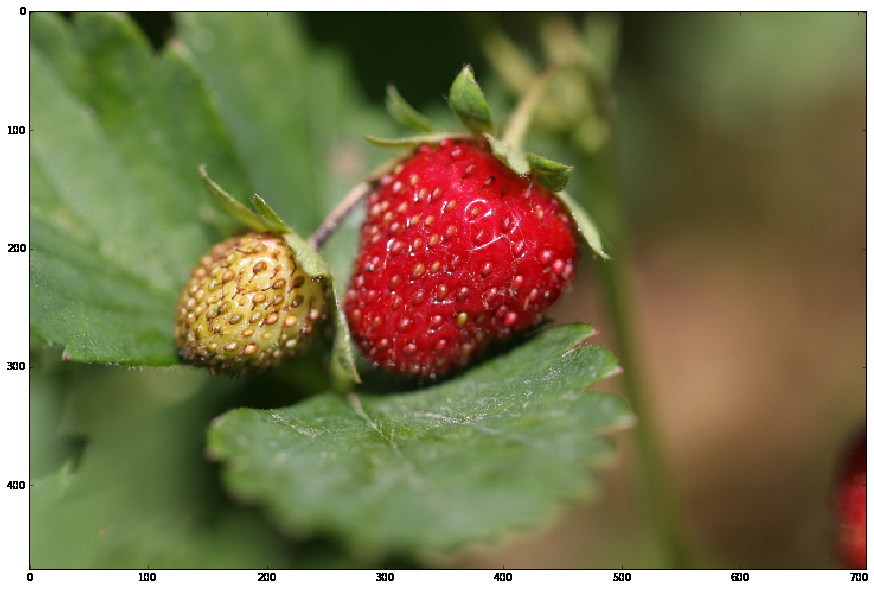
#> input picture images/strawberry.png, 874 x 590 px
$ jupyter execute 27_Object_Detection.ipynb   (older library calls are emulated)
#> lines starting #> are read from the running program, lines starting #| are printed output that depends on the picture; after the words box and inside, x2 and y2 are one past the last pixel; in counts of white or black regions, pixels touching at a corner belong together
# Object Detection

[cell 1]
import numpy as np
import matplotlib.pyplot as plt
import cv2

## Object Detection on Color Space

[cell 2]
# Read sample image.
color_image = cv2.cvtColor(cv2.imread('../images/strawberry.png'), cv2.COLOR_BGR2RGB)
_ = plt.imshow(color_image)

[cell 3]
# Seperate channel.
red_channel = color_image[:,:,0]
green_channel = color_image[:,:,1]
blue_channel = color_image[:,:,2]
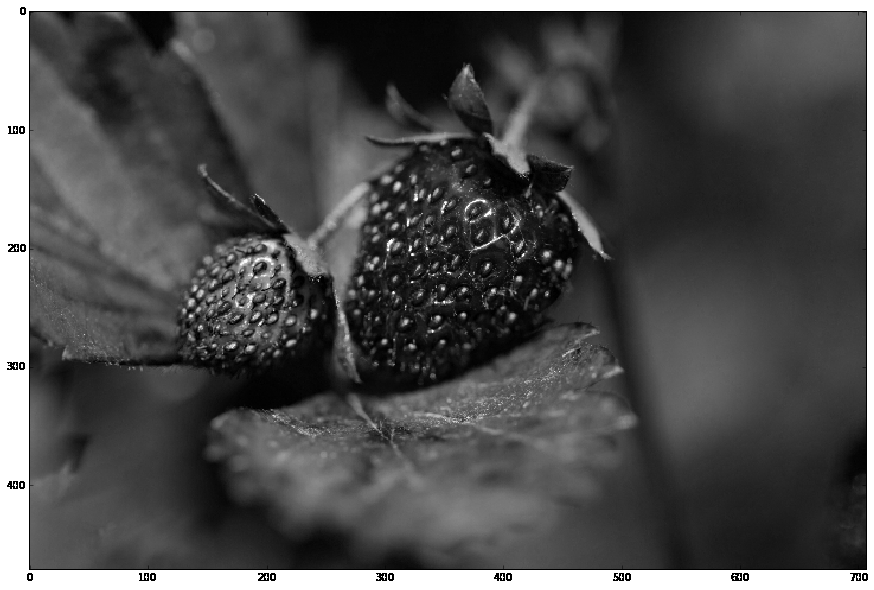
#> blue_channel: shape (590, 874); min 0, max 255, mean 77.7

plt.figure(figsize=(12, 4))
plt.subplot(131).set_title('Red')
plt.imshow(red_channel, cmap='gray')
plt.subplot(132).set_title('Green')
plt.imshow(green_channel, cmap='gray')
plt.subplot(133).set_title('Blue')
_ = plt.imshow(blue_channel, cmap='gray')

[cell 4]
# Enhance red channel. Many approaches can be possible. ie. HSV color space.
fused_channel = red_channel / 2 + 127 - green_channel / 4 - blue_channel / 4
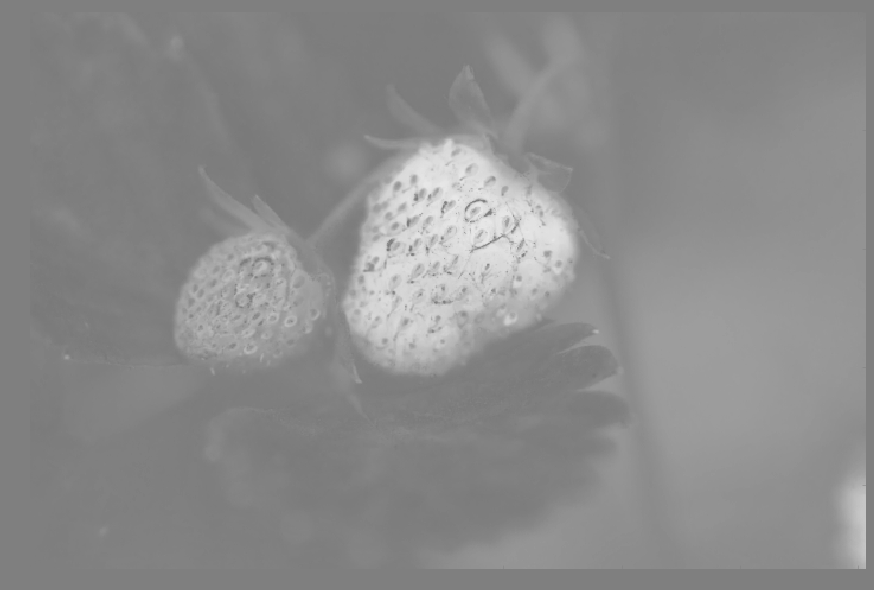
#> fused_channel: shape (590, 874) float64; min 118, max 232.2, mean 139.7
# red -> 255, white & black -> 127, green & blue -> 0
plt.imshow(fused_channel, cmap='gray')
print(np.max(fused_channel), np.min(fused_channel))
#| 232.25 118.0

[cell 5]
# Binarize.
threshold_value, binarized_image = cv2.threshold(fused_channel, 200, 255, cv2.THRESH_BINARY)
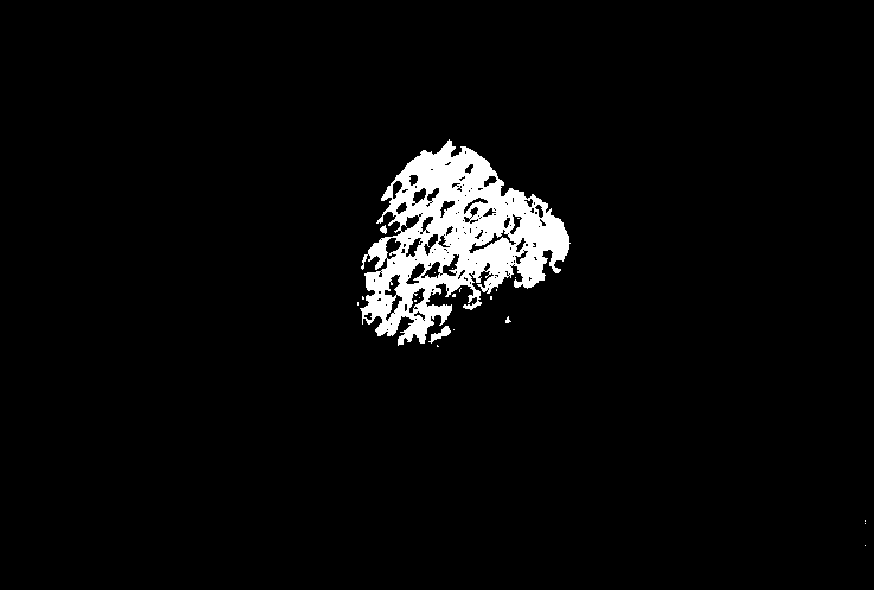
#> binarized_image: shape (590, 874) float64; 3.9% white; 21 white regions (17 under 20 px), largest, box (x1, y1, x2, y2) and area: (360, 139, 571, 346) 19600, (428, 326, 451, 344) 149, (380, 225, 387, 234) 43, (505, 316, 511, 323) 22
_ = plt.imshow(binarized_image, cmap='gray')

[cell 6]
# Fill small gaps by closing operation.
kernel = cv2.getStructuringElement(cv2.MORPH_ELLIPSE, (15, 15))
closed_image = cv2.morphologyEx(binarized_image, cv2.MORPH_CLOSE, kernel)
#> closed_image: shape (590, 874) float64; 5.2% white; 4 white regions (2 under 20 px), largest, box (x1, y1, x2, y2) and area: (357, 139, 571, 347) 26621, (505, 316, 511, 323) 24
_ = plt.imshow(closed_image, cmap='gray')

[cell 7]
# Remove specks by opening operation.
opened_image = cv2.morphologyEx(closed_image, cv2.MORPH_OPEN, kernel)
#> opened_image: shape (590, 874) float64; 5.1% white; 1 white region, box (x1, y1, x2, y2) and area: (359, 143, 570, 344) 26422
_ = plt.imshow(opened_image, cmap='gray')

[cell 8]
# Get contours.
# See https://docs.opencv.org/3.1.0/d4/d73/tutorial_py_contours_begin.html for more information.
contour_image = opened_image.astype(np.uint8)
#> contour_image: shape (590, 874); 5.1% white; 1 white region
_image, contours, hierarchy = cv2.findContours(contour_image,
                                               cv2.RETR_LIST,
                                               cv2.CHAIN_APPROX_SIMPLE)
#> contours = 1 contour; box (x1, y1, x2, y2) and area: (359, 143, 570, 344) 26121

[cell 9]
# Display results.
result_image = color_image.copy()
for contour in contours:
    x, y = contour[0][0]
    for [[newx, newy]] in contour:
        cv2.line(result_image, (x, y), (newx, newy), (255, 255, 0), 3)
        x, y = newx, newy
#> this loop made 1 pass
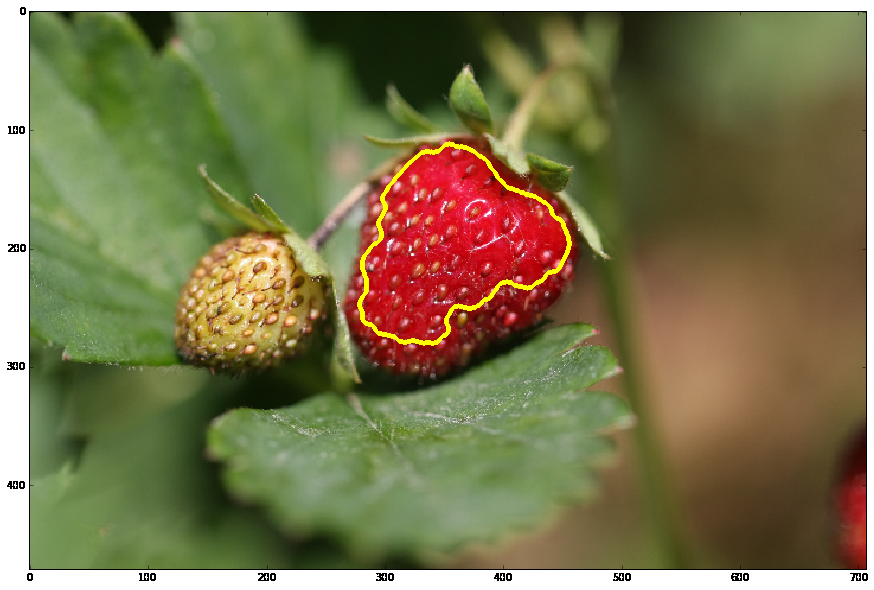
#> result_image: shape (590, 874, 3); mean R, G, B 122.9, 117.6, 77.5
_ = plt.imshow(result_image, cmap='gray')

[cell 10]
# Display results.
result_image = color_image.copy()
cv2.drawContours(result_image, contours, -1, (255, 255, 0), 3)
_ = plt.imshow(result_image, cmap='gray')

## Haar Feature-based Cascade Classifier for Object Detection

[cell 11]
# Read image.
color_image = cv2.cvtColor(cv2.imread('../images/faces.jpg'), cv2.COLOR_BGR2RGB)
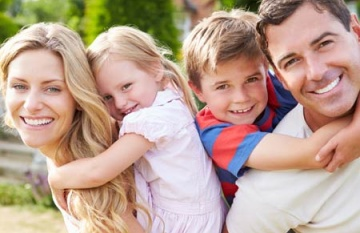
#> input picture images/faces.jpg, 360 x 233 px
#> color_image: shape (233, 360, 3)
_ = plt.imshow(color_image)

[cell 12]
# Convert to gray-scale image.
gray_image = cv2.cvtColor(color_image, cv2.COLOR_RGB2GRAY)
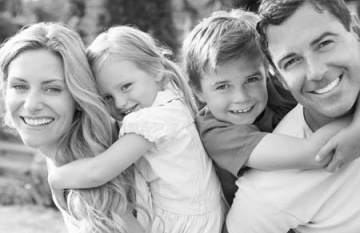
#> gray_image: shape (233, 360); min 4, max 254, mean 168
_ = plt.imshow(gray_image, cmap='gray')

[cell 13]
# Get cascade classifier.
# pre-trained data from https://github.com/opencv/opencv/tree/master/data/haarcascades
face_cascade = cv2.CascadeClassifier('haarcascade_frontalface_default.xml')
eye_cascade = cv2.CascadeClassifier('haarcascade_eye.xml')

[cell 14]
# Detect face.
# See https://docs.opencv.org/2.4/modules/objdetect/doc/cascade_classification.html
faces = face_cascade.detectMultiScale(gray_image, scaleFactor=1.1, minNeighbors=1)
#> faces = [[202, 59, 69, 69], [1, 58, 79, 79]]
print('faces =', faces, sep='\n')
#| faces =
#| [[202  59  69  69]
#|  [  1  58  79  79]]

[cell 15]
# Detect eye.
result_image = color_image.copy()

for (x, y, w, h) in faces:
    result_image = cv2.rectangle(result_image,
                                 (x, y), (x + w, y + h),
                                 (255, 0, 0), 2)
    roi_gray = gray_image[y:y + h, x:x + w]
    roi_color = result_image[y:y + h, x:x + w]

    eyes = eye_cascade.detectMultiScale(roi_gray)

    for (ex, ey, ew, eh) in eyes:
        cv2.rectangle(roi_color,(ex, ey),(ex + ew, ey + eh), (0, 255, 0), 2)
#> this loop made 2 passes
#> (x, y, w, h, eyes) on passes 1 to 2: (202, 59, 69, 69, [[37, 11, 22, 22], [9, 15, 24, 24]]), (1, 58, 79, 79, [[8, 16, 24, 24], [39, 20, 22, 22]])
#> pass 1, `roi_color = result_image[y:y + h, x:x + w]`:
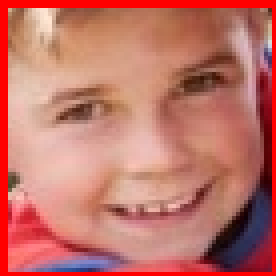
#> roi_color: shape (69, 69, 3) (shown 4 times larger); mean R, G, B 193.7, 114.4, 103.9
#> after the loop:
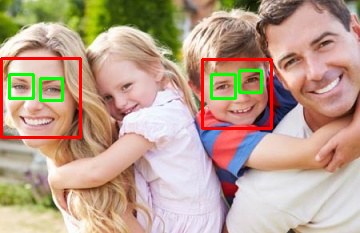
#> result_image: shape (233, 360, 3); mean R, G, B 187.4, 160.2, 141.2
#> after the loop:
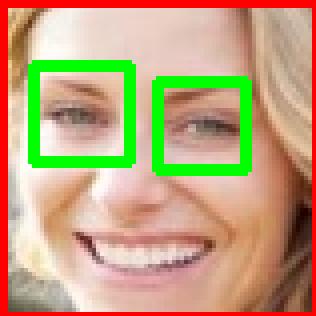
#> roi_color: shape (79, 79, 3) (shown 4 times larger); mean R, G, B 191.3, 163.3, 125.2
#> after the loop:
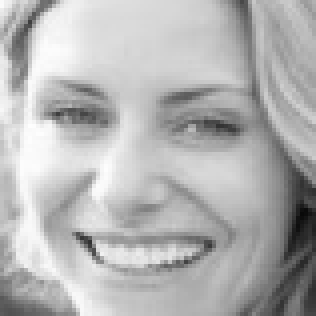
#> roi_gray: shape (79, 79) (shown 4 times larger); min 9, max 254, mean 179.7
